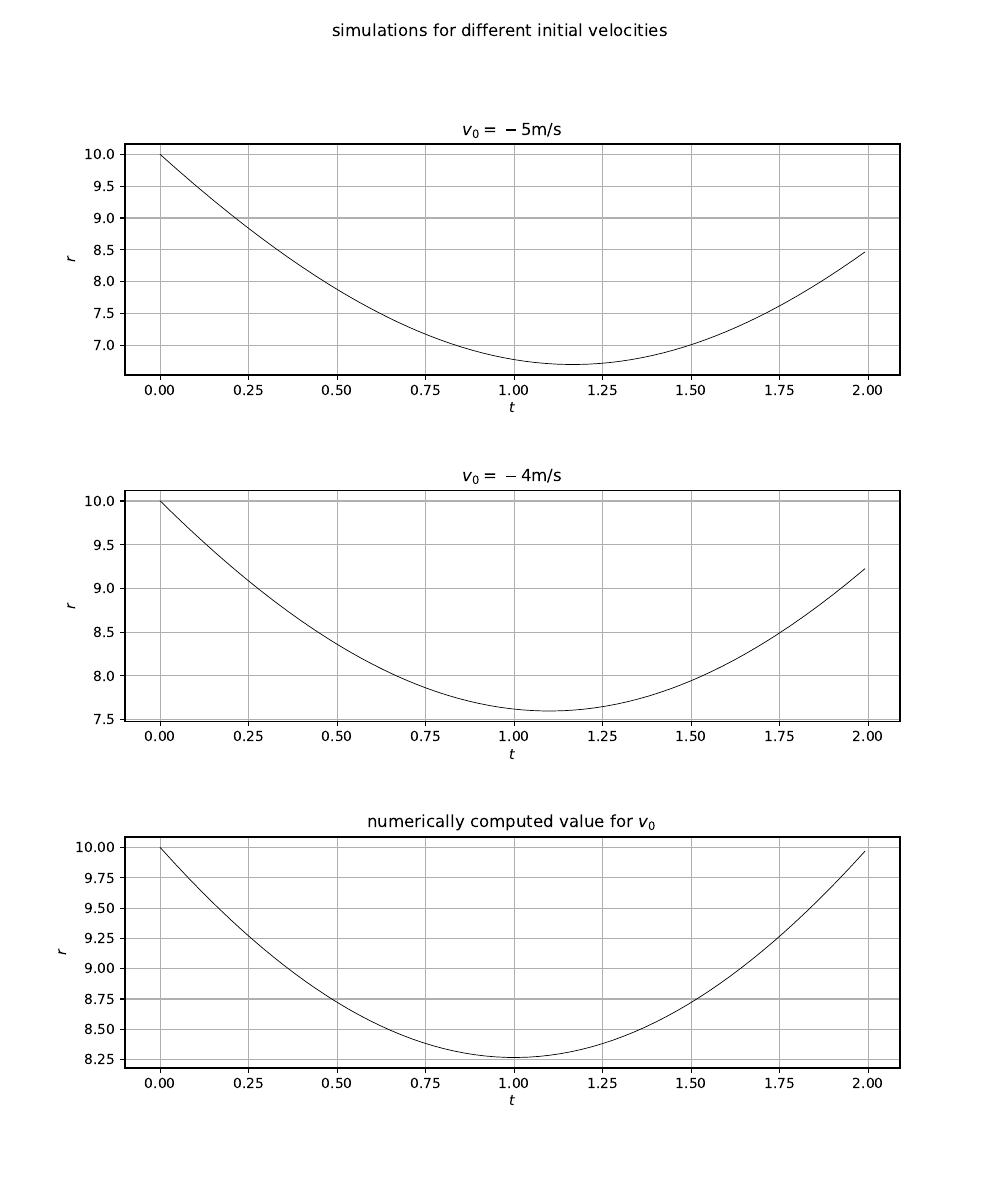

The script that saved this image:
import numpy as np
import matplotlib.pyplot as plt


t = np.loadtxt("traj1.dat",usecols = 0)
r1 = np.loadtxt("traj1.dat", usecols = 1)
r2 = np.loadtxt("traj2.dat", usecols = 1)
r3 = np.loadtxt("traj3.dat", usecols = 1)



fig, axs = plt.subplots(3, figsize=(10,12), dpi = 400)
plt.subplots_adjust(hspace = 0.5)


axs[0].grid()
axs[0].set_ylabel("$r$")
axs[0].set_xlabel("$t$")
axs[0].plot(t, r1, 'k' ,lw = 0.5)
axs[0].set_title("$v_0=-5$m/s")

axs[1].grid()
axs[1].set_ylabel("$r$")
axs[1].set_xlabel("$t$")
axs[1].plot(t, r2, 'k' ,lw = 0.5)
axs[1].set_title("$v_0=-4$m/s")

axs[2].grid()
axs[2].set_ylabel("$r$")
axs[2].set_xlabel("$t$")
axs[2].plot(t, r3, 'k' ,lw = 0.5)
axs[2].set_title("numerically computed value for $v_0$")



fig.suptitle("simulations for different initial velocities")
fig.savefig("traj.pdf")
plt.show()



